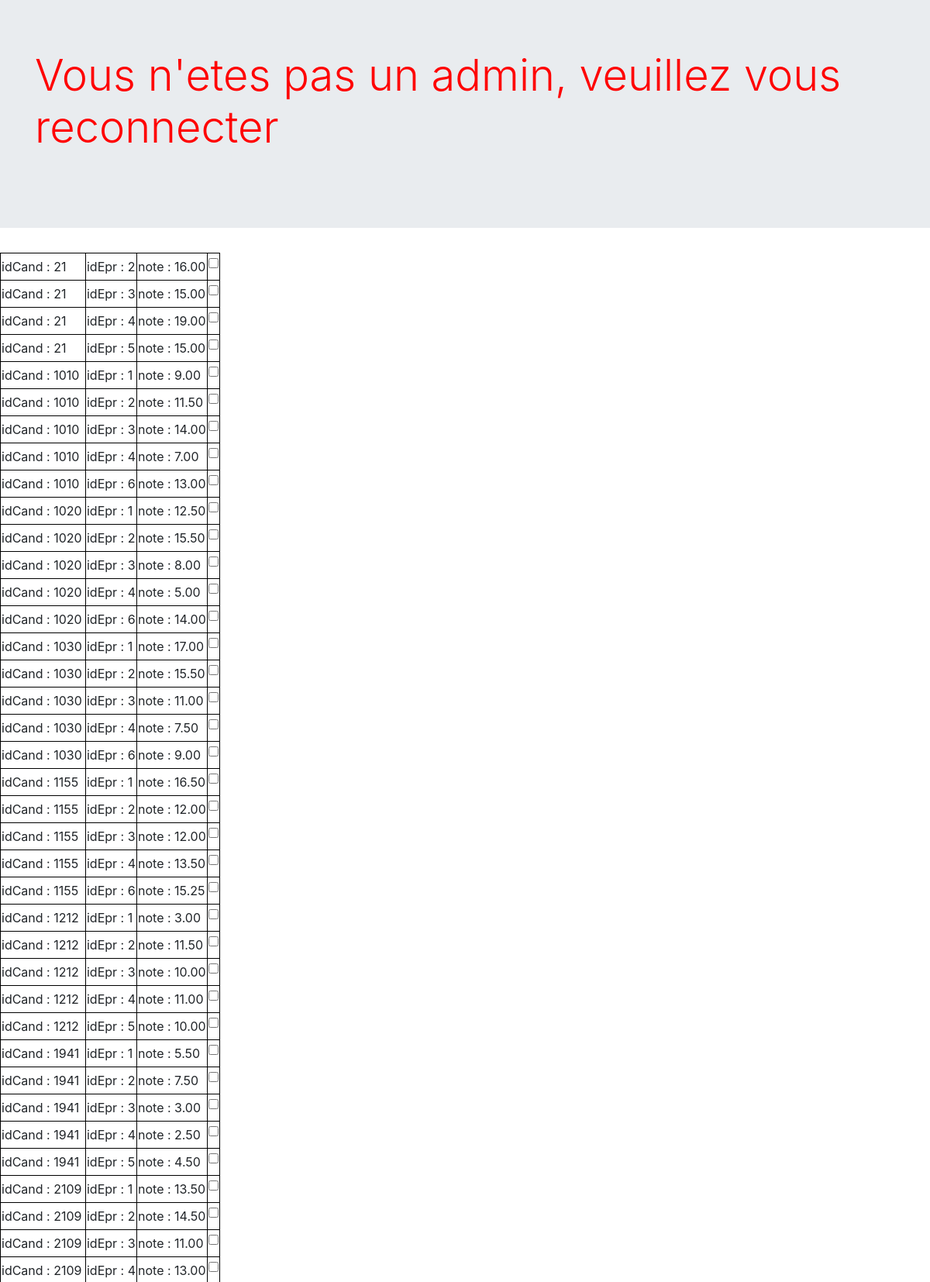
Page /admin/Resultats/modifNotes.php (upper part) on the committed database.
### tables this page shows
CREATE TABLE IF NOT EXISTS `resultat` (
  `idCand` int(11) NOT NULL,
  `idEpr` int(11) NOT NULL,
  `note` decimal(10,2) NOT NULL,
  PRIMARY KEY (`idCand`,`idEpr`),
  KEY `idCand` (`idCand`),
  KEY `idEpr` (`idEpr`)
);

### admin/Resultats/modifNotes.php (the view, shortened to what this page needs)
<!doctype html>
<html>
<link rel="stylesheet" href="admin.css" >
<link rel="stylesheet" href="https://stackpath.bootstrapcdn.com/bootstrap/4.4.1/css/bootstrap.min.css">
<head>
</head>
<body>
<form action="modifNoteChange.php" method="post">
<div class="jumbotron jumbotron-fluid">
  <div class="container">
<h1 class="display-4"><?php
try {
  $base = new PDO('mysql:host=localhost; dbname=bts1; charset=UTF8', 'root', '');
}
catch(exception $e) {
  die('Erreur '.$e->getMessage());
}
  $lineAdm="SELECT  idUser, login, password FROM utilisateur";
  $resultAdm=$base->query($lineAdm);
  $rowAdm = $resultAdm->fetchAll(PDO::FETCH_ASSOC);
  if($_SESSION['login'] ==  $rowAdm[0]['login'] && $_SESSION['pwd'] == $rowAdm[0]['password']){
    echo("Liste des Candidats pour Mofication ");
}
else{
    echo("Vous n'etes pas un admin, veuillez vous reconnecter");
}?>
</h1>
<br>
</div>
</div>
<?php
$lineRes ="SELECT  idCand, idEpr, note FROM resultat";
  $resultRes=$base->query($lineRes);
  $rowRes = $resultRes->fetchAll(PDO::FETCH_ASSOC);
?>
<?php
$j = 0;
echo("<table>");
foreach($rowRes as $NRes){
      echo("<tr>");
      echo("<td> idCand : ".$rowRes[$j]['idCand']." </td>");
      echo("<td> idEpr : ".$rowRes[$j]['idEpr']." </td>");
      echo("<td> note : ".$rowRes[$j]['note']." </td>");
      echo("<td><label class=\"checkbox-inline\"><input type=\"checkbox\" name=\"check_list[]\" value=".$rowRes[$j]['idCand']."_".$rowRes[$j]['idEpr']."_".$rowRes[$j]['note']." </label></td>");
      echo("</tr>");
    $j = $j + 1;
}
echo("</table>");
 ?>
</form>
</body>
</html>

### admin/Resultats/admin.css (style rules this page uses)
h1 { color:red; }
td { border: 1px solid black; }

### rows in the picture
resultat: idCand "21", idEpr "2", note "16.00"
resultat: idCand "21", idEpr "3", note "15.00"
resultat: idCand "21", idEpr "4", note "19.00"
resultat: idCand "21", idEpr "5", note "15.00"
resultat: idCand "1010", idEpr "1", note "9.00"
resultat: idCand "1010", idEpr "2", note "11.50"
resultat: idCand "1010", idEpr "3", note "14.00"
resultat: idCand "1010", idEpr "4", note "7.00"
resultat: idCand "1010", idEpr "6", note "13.00"
resultat: idCand "1020", idEpr "1", note "12.50"
resultat: idCand "1020", idEpr "2", note "15.50"
resultat: idCand "1020", idEpr "3", note "8.00"
resultat: idCand "1020", idEpr "4", note "5.00"
resultat: idCand "1020", idEpr "6", note "14.00"
resultat: idCand "1030", idEpr "1", note "17.00"
resultat: idCand "1030", idEpr "2", note "15.50"
resultat: idCand "1030", idEpr "3", note "11.00"
resultat: idCand "1030", idEpr "4", note "7.50"
resultat: idCand "1030", idEpr "6", note "9.00"
resultat: idCand "1155", idEpr "1", note "16.50"
resultat: idCand "1155", idEpr "2", note "12.00"
resultat: idCand "1155", idEpr "3", note "12.00"
resultat: idCand "1155", idEpr "4", note "13.50"
resultat: idCand "1155", idEpr "6", note "15.25"
resultat: idCand "1212", idEpr "1", note "3.00"
resultat: idCand "1212", idEpr "2", note "11.50"
resultat: idCand "1212", idEpr "3", note "10.00"
resultat: idCand "1212", idEpr "4", note "11.00"
resultat: idCand "1212", idEpr "5", note "10.00"
resultat: idCand "1941", idEpr "1", note "5.50"
resultat: idCand "1941", idEpr "2", note "7.50"
resultat: idCand "1941", idEpr "3", note "3.00"
resultat: idCand "1941", idEpr "4", note "2.50"
resultat: idCand "1941", idEpr "5", note "4.50"
resultat: idCand "2109", idEpr "1", note "13.50"
resultat: idCand "2109", idEpr "2", note "14.50"
resultat: idCand "2109", idEpr "3", note "11.00"
resultat: idCand "2109", idEpr "4", note "13.00"
